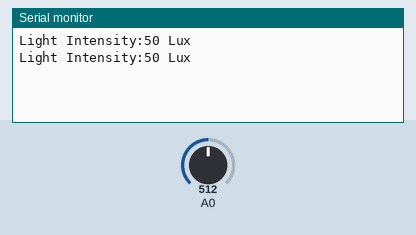
Recording of a sketch running on a simulated Arduino Uno, built with avr-gcc and run on an emulated ATmega328P. Parts: the last lines printed to the serial monitor. The test bench sets the inputs (shaded band); at power-on: A0 = 512.

Above: at 1.8 s.
1.9 s: A0 set to 716
At 2.3 s:
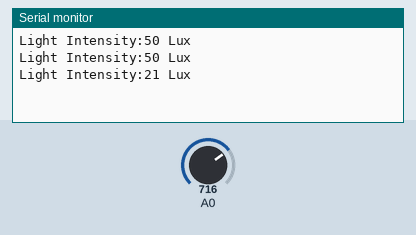
3.4 s: A0 set to 900
At 4.8 s:
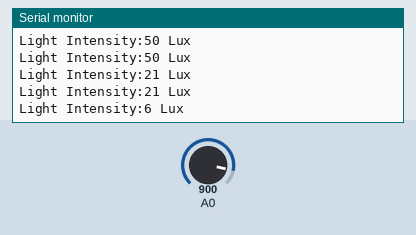
Timing chart, 0 to 6.4 s (numbered marks = the images above; inputs shaded):
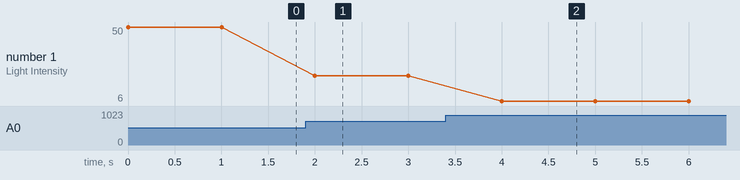

The sketch:

main.ino
```cpp
//Light Intensity Measurement

double Light (int RawADC0 ) {
double Vout = RawADC0 *0.0048828125;

//int lux=500/(10*((5-Vout)/Vout));//use this equation if the LDR is in the upper part of the divider
int lux =(2500/ Vout -500)/10;

return lux ;
}
void setup () {
Serial . begin (9600);

}

void loop () {
Serial . print ("Light Intensity:");
Serial . print (int( Light ( analogRead (0))));
Serial . println (" Lux");
delay (1000);

}
```

Measured:
- after the input at 1.9 s, the serial monitor: prints a new line after 0.10 s (image 1)
- after the input at 3.4 s, the serial monitor: prints a new line after 0.60 s (image 2)
- plotted number 1: 50 → 21 after the input at 1.9 s, 21 → 6 after the input at 3.4 s
